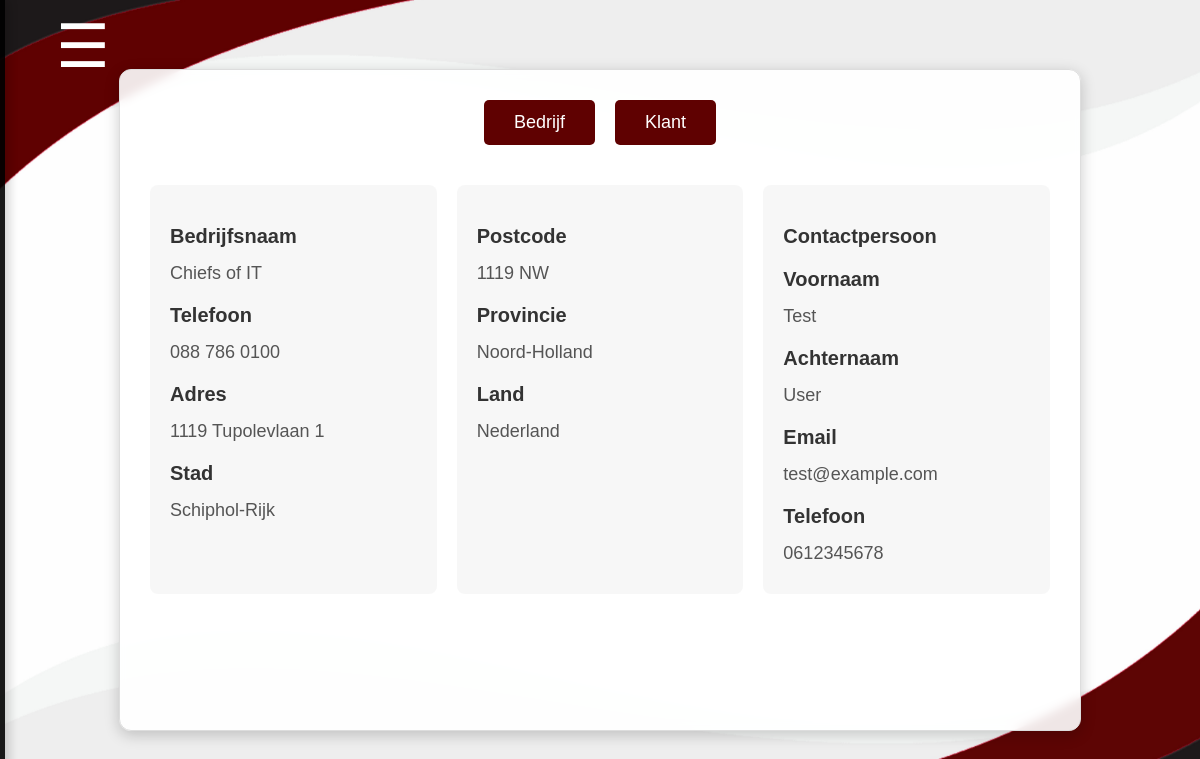
/profiel.php (signed in), run on the app's committed database.
### tables this page shows
CREATE TABLE `chiefs` (
                          `chief_id` int(11) NOT NULL,
                          `telefoon` varchar(50) NOT NULL,
                          `adres` varchar(255) NOT NULL,
                          `bedrijfnaam` varchar(255) NOT NULL,
                          `stad` varchar(255) NOT NULL,
                          `postcode` varchar(10) NOT NULL,
                          `provincie` varchar(255) DEFAULT NULL,
                          `land` varchar(255) DEFAULT NULL
);

CREATE TABLE `contact` (
                           `contact_id` int(11) NOT NULL,
                           `voornaam` varchar(255) DEFAULT NULL,
                           `achternaam` varchar(255) DEFAULT NULL,
                           `email` varchar(255) DEFAULT NULL,
                           `telefoon` varchar(255) DEFAULT NULL,
                           `bericht` text DEFAULT NULL,
                           `created_at` timestamp NOT NULL DEFAULT current_timestamp()
);

### profiel.php (the view, shortened to what this page needs)
<?php
try {
    require 'db/conn.php';
    $pdo->setAttribute(PDO::ATTR_ERRMODE, PDO::ERRMODE_EXCEPTION);
} catch (PDOException $e) {
    error_log("Databaseverbinding mislukt: " . $e->getMessage());
    die(json_encode(['status' => 'error', 'message' => 'Databasefout']));
}
try {
    $role_sql = "SELECT role FROM users WHERE user_id = :user_id";
    $role_stmt = $pdo->prepare($role_sql);
    $role_stmt->execute(['user_id' => $_SESSION['user_id']]);
    $user_role = $role_stmt->fetchColumn();
} catch (PDOException $e) {
    error_log("Rol query mislukt: " . $e->getMessage());
    die(json_encode(['status' => 'error', 'message' => 'Kon rol niet ophalen']));
}
try {
    $sql = "SELECT chief_id, telefoon, adres, stad, postcode, provincie, land, Bedrijfnaam FROM chiefs";
    $stmt = $pdo->prepare($sql);
    $stmt->execute();
    $chiefs_rows = $stmt->fetchAll(PDO::FETCH_ASSOC);
} catch (PDOException $e) {
    error_log("Chiefs query mislukt: " . $e->getMessage());
    die("Er is iets mis met de query voor chiefs: " . $e->getMessage());
}
try {
    $contact_sql = "SELECT contact_id, voornaam, achternaam, email, telefoon FROM contact";
    $contact_stmt = $pdo->prepare($contact_sql);
    $contact_stmt->execute();
    $contact_rows = $contact_stmt->fetchAll(PDO::FETCH_ASSOC);
} catch (PDOException $e) {
    error_log("Contact query mislukt: " . $e->getMessage());
    die("Er is iets mis met de query voor contact: " . $e->getMessage());
}
?>
<!DOCTYPE html>
<html lang="nl">
<head>
    <link rel="stylesheet" href="css/profiel.css">
</head>
<body data-user-role="<?php echo htmlspecialchars($user_role); ?>">
<?php include 'sidebar.php'; ?>
<div class="container">
    <div class="buttons">
        <button data-target="bedrijfContainer" class="toggle-button">Bedrijf</button>
        <button data-target="klantContainer" class="toggle-button">Klant</button>
    </div>
    <div id="bedrijfContainer" class="container-section fade-in">
        <?php foreach ($chiefs_rows as $chief): ?>
            <div class="columns">
                <div class="column">
                    <h3>Bedrijfsnaam</h3>
                    <p>
                        <span id="Bedrijfnaam" data-id="<?php echo $chief['chief_id']; ?>"><?php echo htmlspecialchars($chief['Bedrijfnaam']); ?></span>
                    </p>
                    <h3>Telefoon</h3>
                    <p>
                        <span id="telefoon" data-id="<?php echo $chief['chief_id']; ?>"><?php echo htmlspecialchars($chief['telefoon']); ?></span>
                    </p>
                    <h3>Adres</h3>
                    <p>
                        <span id="adres" data-id="<?php echo $chief['chief_id']; ?>"><?php echo htmlspecialchars($chief['adres']); ?></span>
                    </p>
                    <h3>Stad</h3>
                    <p>
                        <span id="stad" data-id="<?php echo $chief['chief_id']; ?>"><?php echo htmlspecialchars($chief['stad']); ?></span>
                    </p>
                </div>
                <div class="column">
                    <h3>Postcode</h3>
                    <p>
                        <span id="postcode" data-id="<?php echo $chief['chief_id']; ?>"><?php echo htmlspecialchars($chief['postcode']); ?></span>
                    </p>
                    <h3>Provincie</h3>
                    <p>
                        <span id="provincie" data-id="<?php echo $chief['chief_id']; ?>"><?php echo htmlspecialchars($chief['provincie']); ?></span>
                    </p>
                    <h3>Land</h3>
                    <p>
                        <span id="land" data-id="<?php echo $chief['chief_id']; ?>"><?php echo htmlspecialchars($chief['land']); ?></span>
                    </p>
                </div>
                <div class="column">
                    <h3>Contactpersoon</h3>
                    <?php
                    foreach ($contact_rows as $contact) {
                        if ($contact['contact_id'] == $chief['chief_id']) {
                            ?>
                            <h3>Voornaam</h3>
                            <p>
                                <span id="contact_voornaam" data-id="<?php echo $contact['contact_id']; ?>"><?php echo htmlspecialchars($contact['voornaam']); ?></span>
                            </p>
                            <h3>Achternaam</h3>
                            <p>
                                <span id="contact_achternaam" data-id="<?php echo $contact['contact_id']; ?>"><?php echo htmlspecialchars($contact['achternaam']); ?></span>
                            </p>
                            <h3>Email</h3>
                            <p>
                                <span id="contact_email" data-id="<?php echo $contact['contact_id']; ?>"><?php echo htmlspecialchars($contact['email']); ?></span>
                            </p>
                            <h3>Telefoon</h3>
                            <p>
                                <span id="contact_telefoon" data-id="<?php echo $contact['contact_id']; ?>"><?php echo htmlspecialchars($contact['telefoon']); ?></span>
                            </p>
                            <?php
                            break;
                        }
                    }
                    ?>
                </div>
            </div>
        <?php endforeach; ?>
    </div>
</div>
</body>
</html>

### css/profiel.css (style rules this page uses)
body { display: flex; justify-content: center; align-items: center; background-color: white; overflow: hidden; background-image: url('../img/achtergrond.jpg'); background-size: cover; background-position: center; background-repeat: no-repeat; height: 100vh; font-family: 'Arial', sans-serif; font-size: 18px; margin: 0; padding: 0; }
.container { background-color: rgba(255, 255, 255, 0.9); padding: 30px; border-radius: 12px; border: 1px solid #ddd; box-shadow: 0 4px 15px rgba(0, 0, 0, 0.2); width: 900px; text-align: start; position: relative; height: 600px; backdrop-filter: blur(5px); overflow-y: auto; }
.buttons { display: flex; justify-content: center; margin-bottom: 20px; gap: 20px; }
.buttons button { padding: 12px 30px; border: none; border-radius: 5px; background-color: #5f0101; color: white; cursor: pointer; font-size: 18px; transition: transform 0.3s ease, background-color 0.3s ease, box-shadow 0.3s ease; }
.container-section { display: none; transition: opacity 0.5s ease-in-out; width: 100%; }
.fade-in { opacity: 1; }
.columns { display: flex; gap: 20px; width: 100%; text-align: left; margin-top: 20px; }
.column { flex: 1; padding: 20px; background-color: rgba(245, 245, 245, 0.8); border-radius: 8px; }
.column h3 { margin-bottom: 15px; color: #333; font-size: 20px; font-weight: 600; }
.column p { margin: 10px 0; font-size: 18px; color: #555; display: flex; align-items: center; }

### data on the page
chiefs: bedrijfnaam "Chiefs of IT", telefoon "088 786 0100", adres "1119 Tupolevlaan 1", stad "Schiphol-Rijk", postcode "1119 NW", provincie "Noord-Holland", land "Nederland"
contact: voornaam "Test", achternaam "User", email "test@example.com", telefoon "0612345678"
